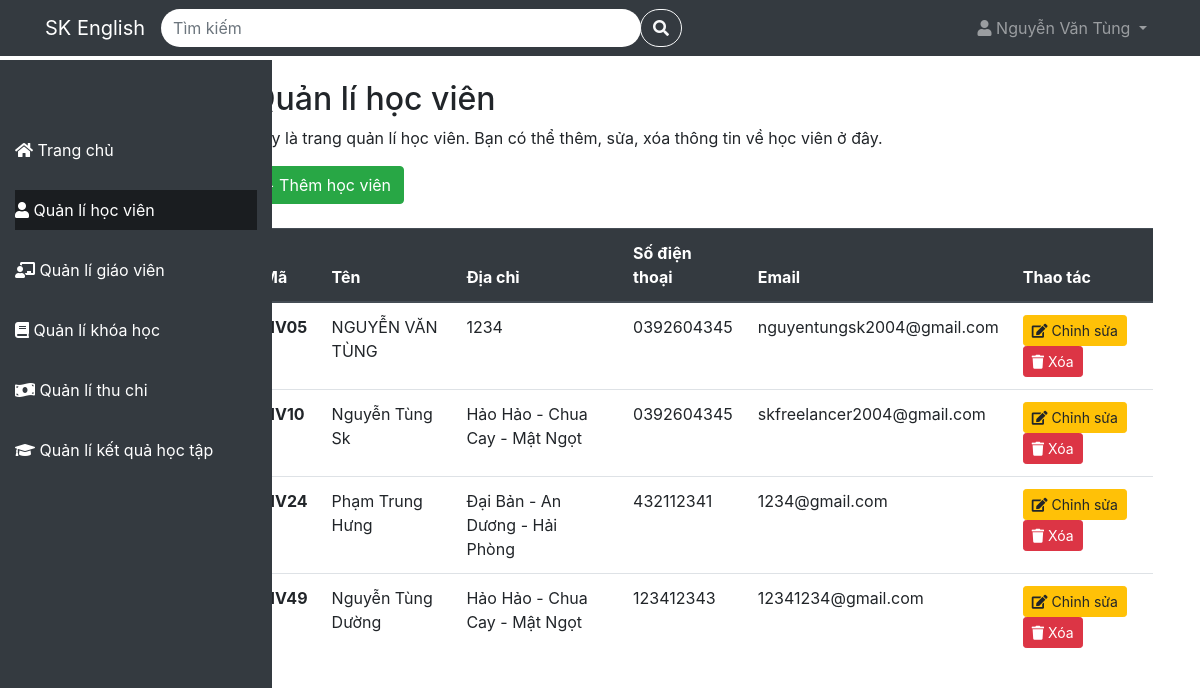
Page /QuanLiTrungTamTA/student (signed in) on the committed database.
### tables this page shows
CREATE TABLE `students` (
  `student_id` varchar(4) NOT NULL,
  `name` varchar(100) NOT NULL,
  `address` varchar(100) DEFAULT NULL,
  `phone` varchar(10) NOT NULL,
  `email` varchar(100) NOT NULL
);

### app/Controller/StudentController.php (called while the page is built, shortened)
<?php
class StudentController {
    protected $config = [
        'host' => 'localhost',
        'dbname' => 'quanlytrungtamta',
        'user' => 'root',
        'password' => ''
    ];
    protected $db;
    public function __construct() {
        $this->db = new Database($this->config);
    }
    public function index(){
        $checkSearch = false;
        try {
            if($checkSearch){
                $listStudent = $this->db->table('students')->search(['student_id','name', 'address', 'phone', 'email'], $search);
            }else{
                $listStudent = $this->db->table('students')->get();
            }
        } catch (PDOException $e) {
            $this->db->logToConsole('lỗi lấy dữ liệu cho trang student: ' . $e->getMessage());
        }
        include './app/View/Student/student.php';
    }
}
?>

### index.php (called while the page is built, shortened)
<?php
include './app/Model/Model.php';
include './app/Controller/StudentController.php';
$route = new Route();
$route->get('/', 'LandingController@index');
$route->post('/courseRegistration', 'RegisterController@courseRegistration');
$route->post('/login', 'LoginController@index');
$route->post('/logout', 'LogoutController@index');
$route->post('/register', 'RegisterController@index');
$route->post('/verify', 'RegisterController@verify');
$route->post('/forgotPassword', 'ForgotPasswordController@forgot_password');
$route->post('/reset_password', 'ForgotPasswordController@reset_password');
if(isset($_SESSION['full_name']) && !empty($_SESSION['full_name']))
{
    $route->get('/home', 'HomeController@index');
    $route->get('/student', 'StudentController@index');
    $route->post('/student/deleteStudent', 'StudentController@deleteStudent');
    $route->post('/student/editStudent', 'StudentController@editStudent');
    $route->post('/student/addStudent', 'RegistrationController@addStudent');
    $route->get('/teacher', 'TeacherController@index');
    $route->post('/teacher/addTeacher', 'TeacherController@addTeacher');
    $route->post('/teacher/editTeacher', 'TeacherController@editTeacher');
    $route->post('/teacher/deleteTeacher', 'TeacherController@deleteTeacher');
    $route->get('/course', 'CourseController@index');
    $route->post('/course/addCourse', 'CourseController@addCourse');
    $route->post('/course/deleteCourse', 'CourseController@deleteCourse');
    $route->post('/course/edit', 'CourseController@editCourse');
    $route->get('/course/detail', 'CourseController@show@detailCourse.php');
    $route->post('/course/addSchedule', 'ScheduleController@addSchedule');
    $route->post('/course/deleteSchedule', 'ScheduleController@deleteSchedule');
    $route->get('/payment', 'PaymentController@index');
    $route->get('/achievement', 'AchievementController@index');
}
$requestUri = $_SERVER['REQUEST_URI'];
$route->handle($requestUri);
?>

### app/Model/Model.php (called while the page is built, shortened)
<?php
class Database {
    protected
        $table = '',
        $host = '',
        $user ='',
        $password = '',
        $dbname = '',
        $conn = null;
    public function __construct($config){
        $this->host = $config['host'];
        $this->user = $config['user'];
        $this->password = $config['password'];
        $this->dbname = $config['dbname'];
    }
    protected function connect(){
        try{
            $this->conn = new PDO("mysql:host=$this->host;dbname=$this->dbname", $this->user, $this->password);
            $this->conn->setAttribute(PDO::ATTR_ERRMODE, PDO::ERRMODE_EXCEPTION);
        }catch(PDOException $e){
            echo "Lỗi kết nối đến cơ sở dữ liệu: ".$e->getMessage();
        }
    }
    public function get($data = [])
    {
        try {
            if (empty($data)) {
                $sqlString = "select * from $this->table";
                $query = $this->conn->prepare($sqlString);
                $query->execute();
            } else {
                $stmt = join('=? and ', array_keys($data));
                $stmt .= '=?';
                $sqlString = "select * from $this->table where $stmt";
                $query = $this->conn->prepare($sqlString);
                $query->execute(array_values($data));
            }
            return $query->fetchAll(PDO::FETCH_ASSOC);
        } catch (PDOException $e) {
            $this->logToConsole("Lỗi đọc dữ liệu: " . $e->getMessage());
        }
    }
    public function JoinTable($table = [], $where = []) {
        try {
            $sqlString = "SELECT * FROM $this->table";
            $id = array_values($table);
            $tableKeys = array_keys($table);
            for ($i = 0; $i < count($tableKeys); $i++) {
                $sqlString .= " INNER JOIN " . $tableKeys[$i] . " ON " . $this->table . "." . $id[$i] . " = " . $tableKeys[$i] . "." . $id[$i];
            }
            if (!empty($where)) {
                $sqlString .= " WHERE ";
                $conditions = [];
                foreach (array_keys($where) as $column) {
                    $conditions[] = $column . " LIKE ?";
                }
                $sqlString .= implode(" AND ", $conditions);
            }
            $query = $this->conn->prepare($sqlString);
            if (!empty($where)) {
                $i = 1;
                foreach (array_values($where) as $value) {
                    $query->bindValue($i, '%' . $value . '%');
                    $i++;
                }
            }
            $query->execute();
            $results = $query->fetchAll(PDO::FETCH_ASSOC);
            return $results;
        } catch (PDOException $e) {
            $this->logToConsole("Lỗi đọc dữ liệu: " . $e->getMessage());
            return [];
        } catch (Exception $e) {
            $this->logToConsole("Lỗi: " . $e->getMessage());
            return [];
        }
    }
    public function table($table){
        $this->table = $table;
        return $this;
    }
}
?>

### app/View/Student/student.php (the view, shortened to what this page needs)
<!DOCTYPE html>
<html lang="en">
<head>
  <link rel="stylesheet" href="https://cdnjs.cloudflare.com/ajax/libs/font-awesome/5.15.4/css/all.min.css">
  <link rel="stylesheet" href="https://maxcdn.bootstrapcdn.com/bootstrap/4.5.2/css/bootstrap.min.css">
  <link rel="stylesheet" href=".\public\css\cssProject.css">
  <link rel="stylesheet" href="..\public\css\cssProject.css">
</head>
<body>
<?php include './app/View/Template/navbar.php' ?>
<?php include './app/View/Template/sidebar.php' ?>
<div class="main-content">
    <div class="container mt-5">
      <h2>Quản lí học viên</h2>
      <p>Đây là trang quản lí học viên. Bạn có thể thêm, sửa, xóa thông tin về học viên ở đây.</p>
        <button type="button" class="btn btn-success mb-4" data-toggle="modal" data-target="#addStudent">
          + Thêm học viên
        </button>
      <table class="table">
        <thead class="thead-dark">
          <tr>
            <th scope="col">Mã</th>
            <th scope="col">Tên</th>
            <th scope="col">Địa chỉ</th>
            <th scope="col">Số điện thoại</th>
            <th scope="col">Email</th>
            <th scope="col">Thao tác</th>
          </tr>
        </thead>
        <tbody>
            <?php if (!empty($listStudent)): ?>
              <?php
                  foreach($listStudent as $student):
                    $listRegistration = $this->db->table('registrations')->JoinTable(['schedules'=>'schedule_id'],['student_id'=>$student['student_id']]);
                    $data_registration = [];
                    foreach($listRegistration as $registration){
                        $tmp = $this->db->table('schedules')->JoinTable(['course'=>'course_id'],['schedule_id'=>$registration['schedule_id']]);
                        $merged_data = array_merge($tmp[0], $registration);
                        $data_registration[] = $merged_data;
                    }
                    $data_registration = json_encode($data_registration);
                ?>
                <tr class="table-row-hover">
                    <th scope="row"
                      data-toggle="modal"
                      data-target="#detailStudent"
                      data-name="<?php echo $student['name']?>"
                      data-address="<?php echo $student['address']?>"
                      data-phone="<?php echo $student['phone']?>"
                      data-email="<?php echo $student['email']?>"
                      data-data_registration='<?php echo htmlspecialchars($data_registration, ENT_QUOTES, 'UTF-8'); ?>'
                    >
                    <?php echo $student['student_id']?>
                    </th>
                    <td
                      data-toggle="modal"
                      data-target="#detailStudent"
                      data-name="<?php echo $student['name']?>"
                      data-address="<?php echo $student['address']?>"
                      data-phone="<?php echo $student['phone']?>"
                      data-email="<?php echo $student['email']?>"
                      data-data_registration='<?php echo htmlspecialchars($data_registration, ENT_QUOTES, 'UTF-8'); ?>'
                    >
                    <?php echo $student['name']?>
                    </td>
                    <td
                      data-toggle="modal"
                      data-target="#detailStudent"
                      data-name="<?php echo $student['name']?>"
                      data-address="<?php echo $student['address']?>"
                      data-phone="<?php echo $student['phone']?>"
                      data-email="<?php echo $student['email']?>"
                      data-data_registration='<?php echo htmlspecialchars($data_registration, ENT_QUOTES, 'UTF-8'); ?>'
                    >
                    <?php echo $student['address']?>
                    </td>
                    <td
                      data-toggle="modal"
                      data-target="#detailStudent"
                      data-name="<?php echo $student['name']?>"
                      data-address="<?php echo $student['address']?>"
                      data-phone="<?php echo $student['phone']?>"
                      data-email="<?php echo $student['email']?>"
                      data-data_registration='<?php echo htmlspecialchars($data_registration, ENT_QUOTES, 'UTF-8'); ?>'
                    >
                    <?php echo $student['phone']?>
                    </td>
                    <td
                      data-toggle="modal"
                      data-target="#detailStudent"
                      data-name="<?php echo $student['name']?>"
                      data-address="<?php echo $student['address']?>"
                      data-phone="<?php echo $student['phone']?>"
                      data-email="<?php echo $student['email']?>"
                      data-data_registration='<?php echo htmlspecialchars($data_registration, ENT_QUOTES, 'UTF-8'); ?>'
                    >
                    <?php echo $student['email']?>
                    </td>
                  <td>
                    <div class="d-inline">
                        <a type="button"
                            class="btn btn-warning btn-sm mr-2"
                            data-toggle="modal"
                            data-target="#editStudent"
                            data-name="<?php echo $student['name']?>"
                            data-address="<?php echo $student['address']?>"
                            data-phone="<?php echo $student['phone']?>"
                            data-email="<?php echo $student['email']?>"
                            data-student_id="<?php echo $student['student_id']?>"
                        >
                            <i class="fas fa-edit"></i> Chỉnh sửa
                        </a>
                    </div>
                    <div class="d-inline">
                        <form
                            id="deleteForm<?php echo $student['student_id']; ?>"
                            action="./student/deleteStudent"
                            method="POST"
                            class="d-inline"
                        >
                            <button
                                type="button"
                                onclick="deleteStudent('<?php echo $student['student_id']; ?>')"
                                class="btn btn-danger btn-sm"
                            >
                                <i class="fa fa-trash" aria-hidden="true"></i> Xóa
                            </button>
                        </form>
                    </div>
                  </td>
                </tr>
              <?php endforeach; ?>
            <?php endif; ?>
          </tbody>
      </table>
    </div>
  </div>
</body>
</html>

### rows in the picture
students: student_id "HV05", name "NGUYỄN VĂN TÙNG", address "1234", phone "0392604345", email "nguyentungsk2004@gmail.com"
students: student_id "HV10", name "Nguyễn Tùng Sk", address "Hảo Hảo - Chua Cay - Mật Ngọt", phone "0392604345", email "skfreelancer2004@gmail.com"
students: student_id "HV24", name "Phạm Trung Hưng", address "Đại Bản - An Dương - Hải Phòng", phone "432112341", email "1234@gmail.com"
students: student_id "HV49", name "Nguyễn Tùng Dường", address "Hảo Hảo - Chua Cay - Mật Ngọt", phone "123412343", email "12341234@gmail.com"

### other values in the picture
$_SESSION['full_name'] "Nguyễn Văn Tùng"
